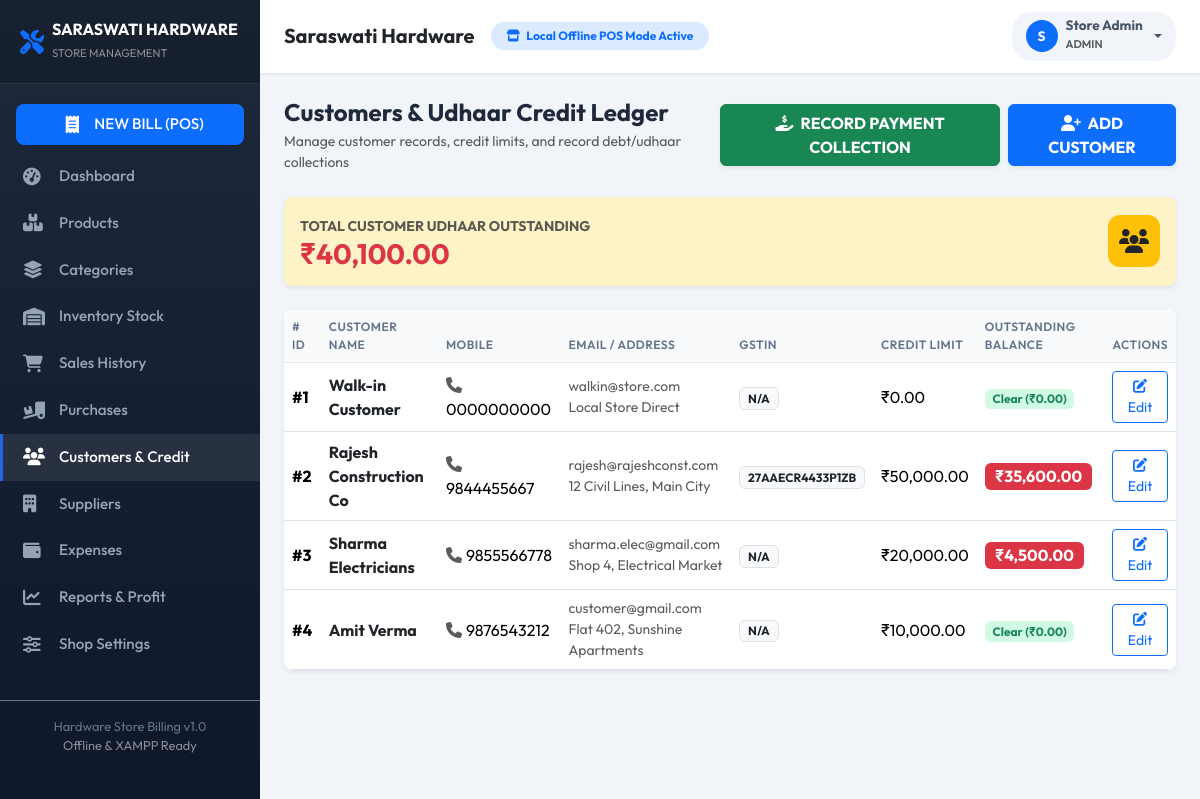
The page /admin/customers.php (signed in) on the database its author committed.
### tables this page shows
CREATE TABLE IF NOT EXISTS `settings` (
  `id` INT AUTO_INCREMENT PRIMARY KEY,
  `setting_key` VARCHAR(50) NOT NULL UNIQUE,
  `setting_value` TEXT DEFAULT NULL
);

CREATE TABLE IF NOT EXISTS `customers` (
  `id` INT AUTO_INCREMENT PRIMARY KEY,
  `name` VARCHAR(100) NOT NULL,
  `mobile` VARCHAR(20) NOT NULL,
  `email` VARCHAR(100) DEFAULT NULL,
  `address` TEXT DEFAULT NULL,
  `gst_number` VARCHAR(30) DEFAULT NULL,
  `credit_limit` DECIMAL(10,2) DEFAULT 15000.00,
  `outstanding_amount` DECIMAL(10,2) DEFAULT 0.00,
  `status` TINYINT(1) DEFAULT 1,
  `created_at` DATETIME DEFAULT CURRENT_TIMESTAMP
);

### config/database.php (called while the page is built, shortened)
<?php
function get_db() {
    static $pdo = null;
    if ($pdo !== null) {
        return $pdo;
    }
    try {
        $dsn = "mysql:host=" . DB_HOST . ";port=" . DB_PORT . ";dbname=" . DB_NAME . ";charset=utf8mb4";
        $options = [
            PDO::ATTR_ERRMODE => PDO::ERRMODE_EXCEPTION,
            PDO::ATTR_DEFAULT_FETCH_MODE => PDO::FETCH_ASSOC,
            PDO::ATTR_EMULATE_PREPARES => false,
            PDO::ATTR_TIMEOUT => 4,
        ];
        if (defined('PDO::MYSQL_ATTR_SSL_CA')) {
            $options[PDO::MYSQL_ATTR_SSL_VERIFY_SERVER_CERT] = false;
        }
        $pdo = new PDO($dsn, DB_USER, DB_PASS, $options);
        try {
            $pdo->query("SELECT 1 FROM users LIMIT 1");
        } catch (Exception $e) {
            init_mysql_db($pdo);
        }
    } catch (PDOException $e) {
        $pdo = get_sqlite_db();
    }
    return $pdo;
}
function sanitize($data) {
    return htmlspecialchars(trim($data), ENT_QUOTES, 'UTF-8');
}
function get_setting($key, $default = '') {
    $db = get_db();
    $stmt = $db->prepare("SELECT setting_value FROM settings WHERE setting_key = ?");
    $stmt->execute([$key]);
    $res = $stmt->fetchColumn();
    return $res !== false ? $res : $default;
}
function is_logged_in() {
    return isset($_SESSION['user_id']) && !empty($_SESSION['user_id']);
}
function current_user() {
    return [
        'id' => $_SESSION['user_id'] ?? null,
        'username' => $_SESSION['username'] ?? '',
        'name' => $_SESSION['name'] ?? '',
        'role' => $_SESSION['role'] ?? 'staff',
        'email' => $_SESSION['email'] ?? ''
    ];
}

### admin/customers.php (the view, shortened to what this page needs)
<?php
require_once __DIR__ . '/../includes/header.php';
require_once __DIR__ . '/../includes/sidebar.php';
$db = get_db();
$customers = $db->query("SELECT * FROM customers WHERE status = 1 ORDER BY id ASC")->fetchAll();
$totalOutstanding = $db->query("SELECT COALESCE(SUM(outstanding_amount), 0) FROM customers WHERE status = 1")->fetchColumn();
?>
<div id="content">
    <?php require_once __DIR__ . '/../includes/navbar.php'; ?>
    <div class="container-fluid p-4">
        <div class="d-flex align-items-center justify-content-between mb-4">
            <div>
                <h4 class="fw-bold mb-1">Customers & Udhaar Credit Ledger</h4>
                <p class="text-muted small mb-0">Manage customer records, credit limits, and record debt/udhaar collections</p>
            </div>
            <div class="d-flex gap-2">
                <button class="btn btn-success fw-bold shadow-sm" data-bs-toggle="modal" data-bs-target="#paymentModal">
                    <i class="fa-solid fa-hand-holding-dollar me-1"></i> RECORD PAYMENT COLLECTION
                </button>
                <button class="btn btn-primary fw-bold shadow-sm" data-bs-toggle="modal" data-bs-target="#customerModal" onclick="resetCustForm()">
                    <i class="fa-solid fa-user-plus me-1"></i> ADD CUSTOMER
                </button>
            </div>
        </div>
        <div class="card border-0 shadow-sm rounded-3 p-3 mb-4 bg-warning-soft text-dark">
            <div class="d-flex align-items-center justify-content-between">
                <div>
                    <span class="small text-muted fw-bold text-uppercase">Total Customer Udhaar Outstanding</span>
                    <h3 class="fw-bold text-danger mb-0">₹<?php echo number_format($totalOutstanding, 2); ?></h3>
                </div>
                <div class="stat-icon bg-warning text-dark">
                    <i class="fa-solid fa-users"></i>
                </div>
            </div>
        </div>
        <div class="card border-0 shadow-sm rounded-3 overflow-hidden">
            <div class="table-responsive">
                <table class="table table-hover align-middle mb-0 custom-table">
                    <thead>
                        <tr>
                            <th># ID</th>
                            <th>Customer Name</th>
                            <th>Mobile</th>
                            <th>Email / Address</th>
                            <th>GSTIN</th>
                            <th>Credit Limit</th>
                            <th>Outstanding Balance</th>
                            <th class="text-end">Actions</th>
                        </tr>
                    </thead>
                    <tbody>
                        <?php foreach ($customers as $c): ?>
                            <tr>
                                <td class="fw-bold">#<?php echo $c['id']; ?></td>
                                <td class="fw-bold text-dark"><?php echo sanitize($c['name']); ?></td>
                                <td><i class="fa-solid fa-phone me-1 text-muted"></i><?php echo sanitize($c['mobile']); ?></td>
                                <td class="small text-muted">
                                    <?php echo sanitize($c['email'] ?? '-'); ?><br>
                                    <?php echo sanitize($c['address'] ?? ''); ?>
                                </td>
                                <td><span class="badge bg-light text-dark border"><?php echo sanitize($c['gst_number'] ?? 'N/A'); ?></span></td>
                                <td>₹<?php echo number_format($c['credit_limit'], 2); ?></td>
                                <td>
                                    <?php if ($c['outstanding_amount'] > 0): ?>
                                        <span class="badge bg-danger text-white fs-6 fw-bold">₹<?php echo number_format($c['outstanding_amount'], 2); ?></span>
                                    <?php else: ?>
                                        <span class="badge bg-success-soft text-success">Clear (₹0.00)</span>
                                    <?php endif; ?>
                                </td>
                                <td class="text-end">
                                    <button class="btn btn-sm btn-outline-primary" onclick='editCustomer(<?php echo json_encode($c); ?>)'>
                                        <i class="fa-solid fa-pen-to-square"></i> Edit
                                    </button>
                                </td>
                            </tr>
                        <?php endforeach; ?>
                    </tbody>
                </table>
            </div>
        </div>
    </div>
</div>
<?php require_once __DIR__ . '/../includes/footer.php'; ?>

### includes/navbar.php (shortened to what this page needs)
<?php
require_once __DIR__ . '/../config/database.php';
$user = current_user();
$shopName = get_setting('shop_name', 'Saraswati Hardware');
?>
<header class="main-navbar no-print d-flex align-items-center justify-content-between">
    <div class="d-flex align-items-center">
        <h5 class="fw-bold mb-0 text-dark me-3">
            <?php echo sanitize($shopName); ?>
        </h5>
        <span class="badge bg-primary-soft text-primary px-3 py-2 rounded-pill d-none d-md-inline-block">
            <i class="fa-solid fa-store me-1"></i> Local Offline POS Mode Active
        </span>
    </div>
    <div class="d-flex align-items-center gap-3">
        <?php if ($user): ?>
            <div class="dropdown">
                <button class="btn user-badge dropdown-toggle d-flex align-items-center gap-2" type="button" data-bs-toggle="dropdown" aria-expanded="false">
                    <div class="rounded-circle bg-primary text-white d-flex align-items-center justify-content-center" style="width:32px; height:32px; font-weight:bold;">
                        <?php echo strtoupper(substr($user['name'], 0, 1)); ?>
                    </div>
                    <div class="text-start d-none d-sm-block">
                        <div class="fw-bold lh-1"><?php echo sanitize($user['name']); ?></div>
                        <small class="text-muted text-uppercase" style="font-size:0.7rem;"><?php echo sanitize($user['role']); ?></small>
                    </div>
                </button>
            </div>
        <?php else: ?>
            <a href="<?php echo base_url('auth/login.php'); ?>" class="btn btn-outline-primary btn-sm px-3">
                <i class="fa-solid fa-right-to-bracket me-1"></i> Login
            </a>
        <?php endif; ?>
    </div>
</header>

### rows shown on the page
settings: setting_value "Saraswati Hardware"
customers: id "1", name "Walk-in Customer", mobile "0000000000", email "walkin@store.com", address "Local Store Direct", gst_number "N/A", credit_limit "0.00", outstanding_amount "Clear (₹0.00)"
customers: id "2", name "Rajesh Construction Co", mobile "9844455667", email "rajesh@rajeshconst.com", address "12 Civil Lines, Main City", gst_number "27AAECR4433P1ZB", credit_limit "50,000.00", outstanding_amount "35,600.00"
customers: id "3", name "Sharma Electricians", mobile "9855566778", email "sharma.elec@gmail.com", address "Shop 4, Electrical Market", gst_number "N/A", credit_limit "20,000.00", outstanding_amount "4,500.00"
customers: id "4", name "Amit Verma", mobile "9876543212", email "customer@gmail.com", address "Flat 402, Sunshine Apartments", gst_number "N/A", credit_limit "10,000.00", outstanding_amount "Clear (₹0.00)"

### other values the page prints
substr($user['name'], 0, 1) "S"
$user['name'] "Store Admin"
$user['role'] "ADMIN"
$totalOutstanding "40,100.00"
